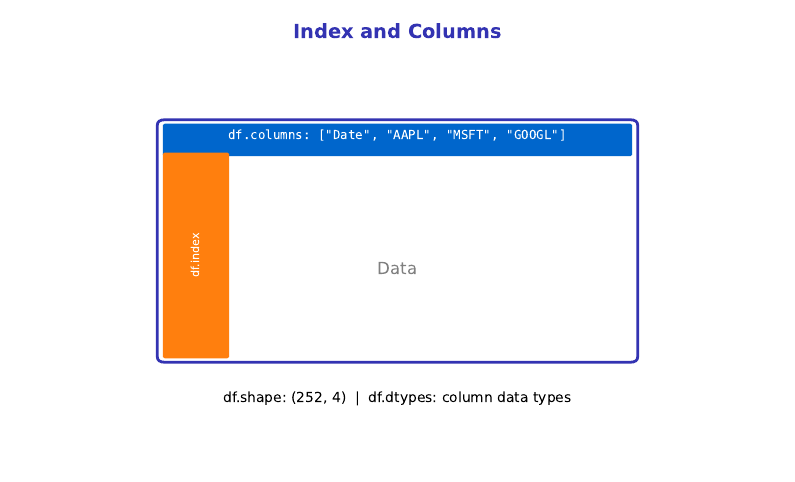

Generate this figure with Python:
"""Generated chart with course color palette"""
import matplotlib.pyplot as plt
import matplotlib.patches as patches
from matplotlib.patches import FancyBboxPatch, Rectangle, Circle, FancyArrowPatch, Wedge
import numpy as np
import pandas as pd
import seaborn as sns
from pathlib import Path

# Standard matplotlib configuration
plt.rcParams.update({
    'font.size': 10,
    'axes.labelsize': 10,
    'axes.titlesize': 11,
    'xtick.labelsize': 9,
    'ytick.labelsize': 9,
    'legend.fontsize': 9,
    'figure.figsize': (10, 6),
    'figure.dpi': 150
})

# Course colors
MLPURPLE = '#3333B2'
MLLAVENDER = '#ADADE0'
MLBLUE = '#0066CC'
MLORANGE = '#FF7F0E'
MLGREEN = '#2CA02C'
MLRED = '#D62728'

# Course colors already used in this lesson
COLOR_PRIMARY = MLPURPLE
COLOR_SECONDARY = MLPURPLE
COLOR_ACCENT = MLBLUE
COLOR_LIGHT = MLLAVENDER
COLOR_GREEN = MLGREEN
COLOR_ORANGE = MLORANGE
COLOR_RED = MLRED


fig, ax = plt.subplots(figsize=(10, 6))
ax.set_xlim(0, 10)
ax.set_ylim(0, 8)
ax.axis('off')

ax.text(5, 7.5, 'Index and Columns', fontsize=14, fontweight='bold', ha='center', color=MLPURPLE)

# DataFrame representation
rect = patches.FancyBboxPatch((2, 2), 6, 4, boxstyle="round,pad=0.1",
                               facecolor='white', edgecolor=MLPURPLE, linewidth=2)
ax.add_patch(rect)

# Columns bar
rect_cols = patches.FancyBboxPatch((2, 5.5), 6, 0.5, boxstyle="round,pad=0.02",
                                    facecolor=MLBLUE, edgecolor=MLBLUE, linewidth=1)
ax.add_patch(rect_cols)
ax.text(5, 5.75, 'df.columns: ["Date", "AAPL", "MSFT", "GOOGL"]', fontsize=9,
        ha='center', color='white', fontfamily='monospace')

# Index bar
rect_idx = patches.FancyBboxPatch((2, 2), 0.8, 3.5, boxstyle="round,pad=0.02",
                                   facecolor=MLORANGE, edgecolor=MLORANGE, linewidth=1)
ax.add_patch(rect_idx)
ax.text(2.4, 3.75, 'df.index', fontsize=8, rotation=90, ha='center', va='center', color='white')

ax.text(5, 3.5, 'Data', fontsize=12, ha='center', va='center', color='gray')

ax.text(5, 1.2, 'df.shape: (252, 4)  |  df.dtypes: column data types', fontsize=10, ha='center')

plt.savefig('chart.pdf', dpi=300, bbox_inches='tight')
plt.close()
